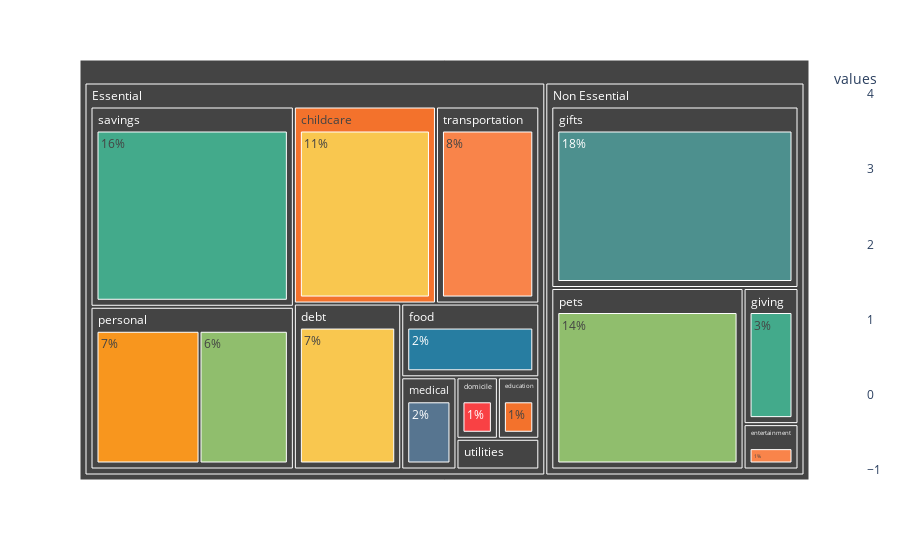

The cell this chart's notebook holds for it:
### Code cell
import plotly.express as px
fig = px.treemap(df_all.sort_values(by=['values','categories']).reset_index(drop=True),
                 path=['priority', 'categories', 'percentages'], 
                 values='values', 
                 color='values')
fig.update_traces(marker_colors= colors_all, selector=dict(type='treemap')) 
#fig.update_traces(pathbar_visible=False, selector=dict(type='treemap'))
fig.write_image('fig_total.svg')
fig.show()

### Figure 1 — Plotly figure (JSON) as saved in the notebook; plotly's stock layout.template omitted (floating-point values rounded to 4 significant figures)
{"data": [{"branchvalues": "total", "customdata": [[1], [1], [1], [1], [11], [14], [16], [18], [2], [2], [3], [6], [7], [7], [8], [11], [7], [1], [1], [1], [2], [18], [3], [2], [6.538], [14], [16], [8], [1], [9.219], [14.72]], "domain": {"x": [0, 1], "y": [0, 1]}, "hovertemplate": "labels=%{label}<br>values_sum=%{value}<br>parent=%{parent}<br>id=%{id}<br>values=%{color}<extra></extra>", "ids": ["Essential/domicile/1%", "Essential/education/1%", "Non Essential/entertainment/1%", "Essential/utilities/1%", "Essential/childcare/11%", "Non Essential/pets/14%", "Essential/savings/16%", "Non Essential/gifts/18%", "Essential/food/2%", "Essential/medical/2%", "Non Essential/giving/3%", "Essential/personal/6%", "Essential/debt/7%", "Essential/personal/7%", "Essential/transportation/8%", "Essential/childcare", "Essential/debt", "Essential/domicile", "Essential/education", "Non Essential/entertainment", "Essential/food", "Non Essential/gifts", "Non Essential/giving", "Essential/medical", "Essential/personal", "Non Essential/pets", "Essential/savings", "Essential/transportation", "Essential/utilities", "Essential", "Non Essential"], "labels": ["1%", "1%", "1%", "1%", "11%", "14%", "16%", "18%", "2%", "2%", "3%", "6%", "7%", "7%", "8%", "childcare", "debt", "domicile", "education", "entertainment", "food", "gifts", "giving", "medical", "personal", "pets", "savings", "transportation", "utilities", "Essential", "Non Essential"], "marker": {"coloraxis": "coloraxis", "colors": ["#F94144", "#f3722c", "#F9844A", "#f8961e", "#F9C74F", "#90BE6D", "#43AA8B", "#4D908E", "#277DA1", "#577590", "#43AA8B", "#90BE6D", "#F9C74F", "#f8961e", "#F9844A", "#f3722c"]}, "name": "", "parents": ["Essential/domicile", "Essential/education", "Non Essential/entertainment", "Essential/utilities", "Essential/childcare", "Non Essential/pets", "Essential/savings", "Non Essential/gifts", "Essential/food", "Essential/medical", "Non Essential/giving", "Essential/personal", "Essential/debt", "Essential/personal", "Essential/transportation", "Essential", "Essential", "Essential", "Essential", "Non Essential", "Essential", "Non Essential", "Non Essential", "Essential", "Essential", "Non Essential", "Essential", "Essential", "Essential", "", ""], "type": "treemap", "values": [1, 1, 1, 1, 11, 14, 16, 18, 4, 2, 3, 6, 7, 7, 8, 11, 7, 1, 1, 1, 4, 18, 3, 2, 13, 14, 16, 8, 1, 64, 36]}], "layout": {"coloraxis": {"colorbar": {"title": {"text": "values"}}, "colorscale": [[0, "#0d0887"], [0.1111, "#46039f"], [0.2222, "#7201a8"], [0.3333, "#9c179e"], [0.4444, "#bd3786"], [0.5556, "#d8576b"], [0.6667, "#ed7953"], [0.7778, "#fb9f3a"], [0.8889, "#fdca26"], [1, "#f0f921"]]}, "legend": {"tracegroupgap": 0}, "margin": {"t": 60}}}
